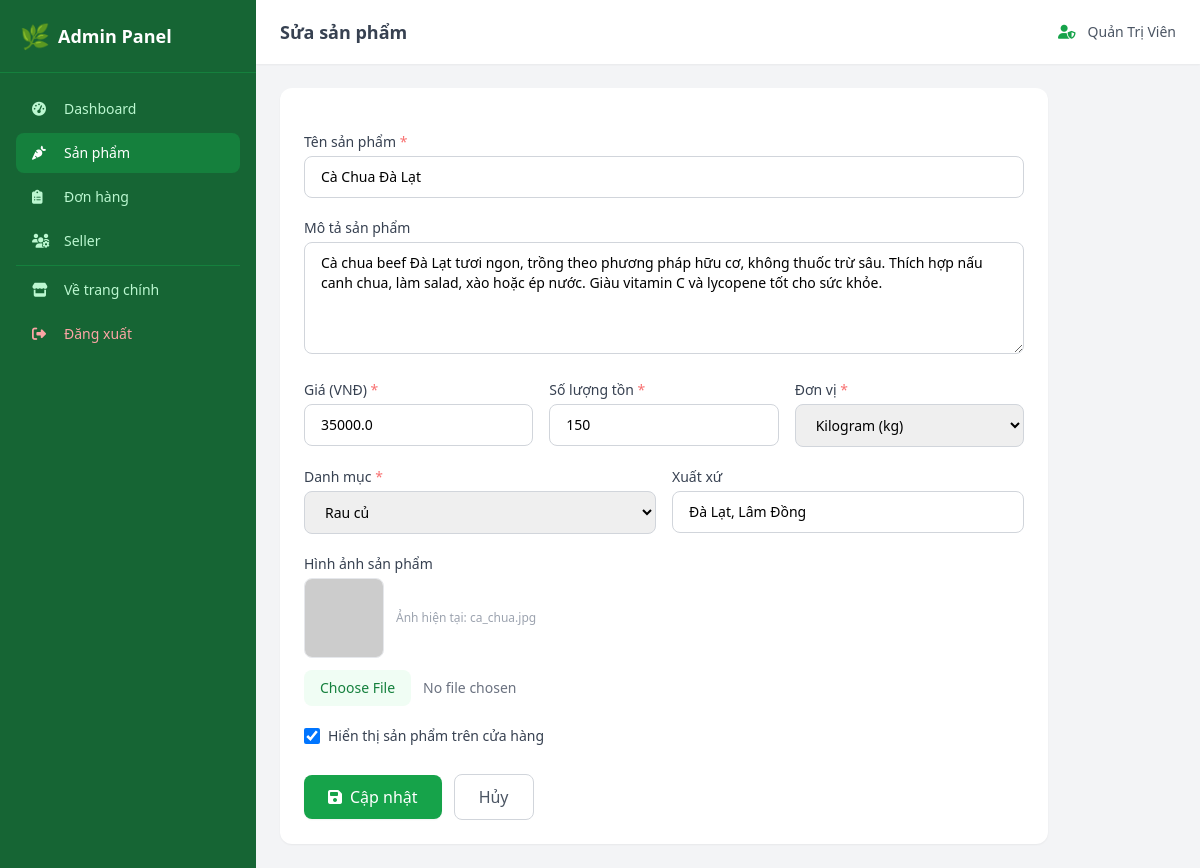
Screenshot of /admin/products/edit/1 (signed in) with the database file from the repository.
### models.py (models this page shows, shortened)
class User(UserMixin, db.Model):
    __tablename__ = 'users'
    id = db.Column(db.Integer, primary_key=True)
    username = db.Column(db.String(80), unique=True, nullable=False, index=True)
    email = db.Column(db.String(120), unique=True, nullable=False, index=True)
    password_hash = db.Column(db.String(256), nullable=False)
    full_name = db.Column(db.String(150), nullable=False)
    phone = db.Column(db.String(20), nullable=True)
    address = db.Column(db.String(300), nullable=True)
    role = db.Column(db.String(20), nullable=False, default='buyer')  # 'admin' | 'seller' | 'buyer'
    is_active = db.Column(db.Boolean, default=True)
    created_at = db.Column(db.DateTime, default=datetime.utcnow)
    orders = db.relationship('Order', backref='customer', lazy='dynamic')
    products = db.relationship('Product', backref='seller', lazy='dynamic', foreign_keys='Product.seller_id')
    def is_admin(self):
        return self.role == 'admin'

class Product(db.Model):
    __tablename__ = 'products'
    id = db.Column(db.Integer, primary_key=True)
    seller_id = db.Column(db.Integer, db.ForeignKey('users.id'), nullable=True, index=True)
    category_id = db.Column(db.Integer, db.ForeignKey('categories.id'), nullable=True, index=True)
    name = db.Column(db.String(200), nullable=False, index=True)
    description = db.Column(db.Text, nullable=True)
    price = db.Column(db.Float, nullable=False)
    stock = db.Column(db.Integer, nullable=False, default=0)
    unit = db.Column(db.String(20), nullable=False, default='kg')
    category = db.Column(db.String(100), nullable=True, index=True)  # giữ tương thích, sẽ đồng bộ với category_id
    image = db.Column(db.String(300), nullable=True, default='default.jpg')
    is_visible = db.Column(db.Boolean, default=True)
    origin = db.Column(db.String(150), nullable=True)
    created_at = db.Column(db.DateTime, default=datetime.utcnow)
    updated_at = db.Column(db.DateTime, default=datetime.utcnow, onupdate=datetime.utcnow)
    order_items = db.relationship('OrderItem', backref='product', lazy='dynamic')

### app.py (the view, shortened to what this page needs)
@app.route('/admin/products/edit/<int:product_id>', methods=['GET', 'POST'])
@admin_required
def admin_product_edit(product_id):
    product = Product.query.get_or_404(product_id)
    form = ProductForm(obj=product)
    return render_template('admin/product_form.html', form=form,
                           title='Sửa sản phẩm', product=product)

### app.py (called while the page is built)
@login_manager.user_loader
def load_user(user_id):
    return db.session.get(User, int(user_id))

def admin_required(f):
    @wraps(f)
    @login_required
    def decorated_function(*args, **kwargs):
        if not current_user.is_admin():
            abort(403)
        return f(*args, **kwargs)
    return decorated_function

@app.context_processor
def inject_cart_count():
    cart = session.get('cart', {})
    count = sum(item['quantity'] for item in cart.values())
    return dict(cart_count=count)

### templates/admin/product_form.html (shortened to what this page needs)
{% extends 'admin/base_admin.html' %}
{% block page_title %}{{ title }}{% endblock %}
{% block admin_content %}
<div class="max-w-3xl">
    <div class="bg-white rounded-xl shadow-sm p-6">
        <form method="POST" enctype="multipart/form-data" class="space-y-5">
            <div>
                <label class="block text-sm font-medium text-gray-700 mb-1">
                    Tên sản phẩm <span class="text-red-400">*</span>
                </label>
                {{ form.name(class="w-full px-4 py-2.5 rounded-lg border border-gray-300 focus:border-green-brand-500 focus:ring-2 focus:ring-green-brand-200 outline-none text-sm", placeholder="VD: Cà Chua Đà Lạt") }}
            </div>
            <div>
                <label class="block text-sm font-medium text-gray-700 mb-1">Mô tả sản phẩm</label>
                {{ form.description(class="w-full px-4 py-2.5 rounded-lg border border-gray-300 focus:border-green-brand-500 focus:ring-2 focus:ring-green-brand-200 outline-none text-sm h-28 resize-y", placeholder="Mô tả chi tiết về sản phẩm, công dụng, cách sử dụng...") }}
            </div>
            <div class="grid grid-cols-1 sm:grid-cols-3 gap-4">
                <div>
                    <label class="block text-sm font-medium text-gray-700 mb-1">
                        Giá (VNĐ) <span class="text-red-400">*</span>
                    </label>
                    {{ form.price(class="w-full px-4 py-2.5 rounded-lg border border-gray-300 focus:border-green-brand-500 focus:ring-2 focus:ring-green-brand-200 outline-none text-sm", placeholder="35000") }}
                </div>
                <div>
                    <label class="block text-sm font-medium text-gray-700 mb-1">
                        Số lượng tồn <span class="text-red-400">*</span>
                    </label>
                    {{ form.stock(class="w-full px-4 py-2.5 rounded-lg border border-gray-300 focus:border-green-brand-500 focus:ring-2 focus:ring-green-brand-200 outline-none text-sm", placeholder="100") }}
                </div>
                <div>
                    <label class="block text-sm font-medium text-gray-700 mb-1">Đơn vị <span class="text-red-400">*</span></label>
                    {{ form.unit(class="w-full px-4 py-2.5 rounded-lg border border-gray-300 focus:border-green-brand-500 focus:ring-2 focus:ring-green-brand-200 outline-none text-sm") }}
                </div>
            </div>
            <div class="grid grid-cols-1 sm:grid-cols-2 gap-4">
                <div>
                    <label class="block text-sm font-medium text-gray-700 mb-1">Danh mục <span class="text-red-400">*</span></label>
                    {{ form.category(class="w-full px-4 py-2.5 rounded-lg border border-gray-300 focus:border-green-brand-500 focus:ring-2 focus:ring-green-brand-200 outline-none text-sm") }}
                </div>
                <div>
                    <label class="block text-sm font-medium text-gray-700 mb-1">Xuất xứ</label>
                    {{ form.origin(class="w-full px-4 py-2.5 rounded-lg border border-gray-300 focus:border-green-brand-500 focus:ring-2 focus:ring-green-brand-200 outline-none text-sm", placeholder="VD: Đà Lạt, Lâm Đồng") }}
                </div>
            </div>
            <div>
                <label class="block text-sm font-medium text-gray-700 mb-1">Hình ảnh sản phẩm</label>
                {% if product is defined and product and product.image %}
                    <div class="mb-3 flex items-center gap-3">
                        <img src="{{ url_for('static', filename='uploads/' + product.image) }}"
                             class="w-20 h-20 object-cover rounded-lg border"
                             onerror="this.src='https://placehold.co/100x100/e8d0b3/6d4a30?text=🌿'"
                             alt="Current image">
                        <span class="text-xs text-gray-400">Ảnh hiện tại: {{ product.image }}</span>
                    </div>
                {% endif %}
                {{ form.image(class="w-full text-sm text-gray-500 file:mr-3 file:py-2 file:px-4 file:rounded-lg file:border-0 file:bg-green-brand-50 file:text-green-brand-700 file:font-medium file:cursor-pointer hover:file:bg-green-brand-100") }}
            </div>
            <div class="flex items-center gap-2">
                {{ form.is_visible(class="w-4 h-4 text-green-brand-600 rounded focus:ring-green-brand-500") }}
                <label class="text-sm text-gray-700">Hiển thị sản phẩm trên cửa hàng</label>
            </div>
            <div class="flex items-center gap-3 pt-2">
                <button type="submit"
                        class="bg-green-brand-600 text-white px-6 py-2.5 rounded-lg font-medium hover:bg-green-brand-700 transition shadow-sm">
                    <i class="fas fa-save mr-2"></i>{{ 'Cập nhật' if product is defined and product else 'Thêm mới' }}
                </button>
                <a href="{{ url_for('admin_products') }}"
                   class="px-6 py-2.5 rounded-lg font-medium text-gray-600 hover:bg-gray-100 transition border border-gray-300">
                    Hủy
                </a>
            </div>
        </form>
    </div>
</div>
{% endblock %}

### templates/admin/base_admin.html (shortened to what this page needs)
<!DOCTYPE html>
<html lang="vi">
<head>
    <script src="https://cdn.tailwindcss.com"></script>
    <link rel="stylesheet" href="https://cdnjs.cloudflare.com/ajax/libs/font-awesome/6.5.0/css/all.min.css">
</head>
<body class="bg-gray-100 min-h-screen">
    <div class="flex min-h-screen">
        <aside id="sidebar" class="w-64 bg-green-brand-800 text-white flex-shrink-0 hidden lg:block">
            <div class="p-5 border-b border-green-brand-700">
                <a href="{{ url_for('admin_dashboard') }}" class="flex items-center gap-2">
                    <span class="text-2xl">🌿</span>
                    <span class="text-lg font-bold">Admin Panel</span>
                </a>
            </div>
            <nav class="p-4 space-y-1">
                <a href="{{ url_for('admin_dashboard') }}"
                   class="flex items-center gap-3 px-4 py-2.5 rounded-lg text-sm font-medium
                   {% if request.endpoint == 'admin_dashboard' %}bg-green-brand-700 text-white{% else %}text-green-brand-200 hover:bg-green-brand-700 hover:text-white{% endif %} transition">
                    <i class="fas fa-tachometer-alt w-5"></i> Dashboard
                </a>
                <a href="{{ url_for('admin_products') }}"
                   class="flex items-center gap-3 px-4 py-2.5 rounded-lg text-sm font-medium
                   {% if 'product' in request.endpoint %}bg-green-brand-700 text-white{% else %}text-green-brand-200 hover:bg-green-brand-700 hover:text-white{% endif %} transition">
                    <i class="fas fa-carrot w-5"></i> Sản phẩm
                </a>
                <a href="{{ url_for('admin_orders') }}"
                   class="flex items-center gap-3 px-4 py-2.5 rounded-lg text-sm font-medium
                   {% if 'order' in request.endpoint %}bg-green-brand-700 text-white{% else %}text-green-brand-200 hover:bg-green-brand-700 hover:text-white{% endif %} transition">
                    <i class="fas fa-clipboard-list w-5"></i> Đơn hàng
                </a>
                <a href="{{ url_for('admin_sellers') }}"
                   class="flex items-center gap-3 px-4 py-2.5 rounded-lg text-sm font-medium
                   {% if 'seller' in request.endpoint %}bg-green-brand-700 text-white{% else %}text-green-brand-200 hover:bg-green-brand-700 hover:text-white{% endif %} transition">
                    <i class="fas fa-users-cog w-5"></i> Seller
                </a>
                <hr class="border-green-brand-700 my-3">
                <a href="{{ url_for('index') }}"
                   class="flex items-center gap-3 px-4 py-2.5 rounded-lg text-sm font-medium text-green-brand-200 hover:bg-green-brand-700 hover:text-white transition">
                    <i class="fas fa-store w-5"></i> Về trang chính
                </a>
                <a href="{{ url_for('logout') }}"
                   class="flex items-center gap-3 px-4 py-2.5 rounded-lg text-sm font-medium text-red-300 hover:bg-red-600 hover:text-white transition">
                    <i class="fas fa-sign-out-alt w-5"></i> Đăng xuất
                </a>
            </nav>
        </aside>
        <div class="flex-1 flex flex-col">
            <header class="bg-white shadow-sm h-16 flex items-center justify-between px-6">
                <h2 class="text-lg font-semibold text-gray-700">{% block page_title %}Dashboard{% endblock %}</h2>
                <div class="flex items-center gap-3 text-sm text-gray-600">
                    <i class="fas fa-user-shield text-green-brand-600"></i>
                    <span>{{ current_user.full_name }}</span>
                </div>
            </header>
            <main class="flex-1 p-6">
                {% block admin_content %}{% endblock %}
            </main>
        </div>
    </div>
</body>
</html>

### rows the page displays
User: full_name "Quản Trị Viên"
Product: name "Cà Chua Đà Lạt", description "Cà chua beef Đà Lạt tươi ngon, trồng theo phương pháp hữu cơ, không thuốc trừ sâu. Thích hợp nấu canh chua, làm salad, xào hoặc ép nước. Giàu vitamin C và lycopene tốt cho sức khỏe.", price "35000.0", stock "150", unit "Kilogram (kg)", category "Rau củ", origin "Đà Lạt, Lâm Đồng", image "ca_chua.jpg", is_visible "☑"

### other values shown
{{ title }} "Sửa sản phẩm"
{{ 'Cập nhật' if product is defined and product else 'Thêm mới' }} "Cập nhật"
